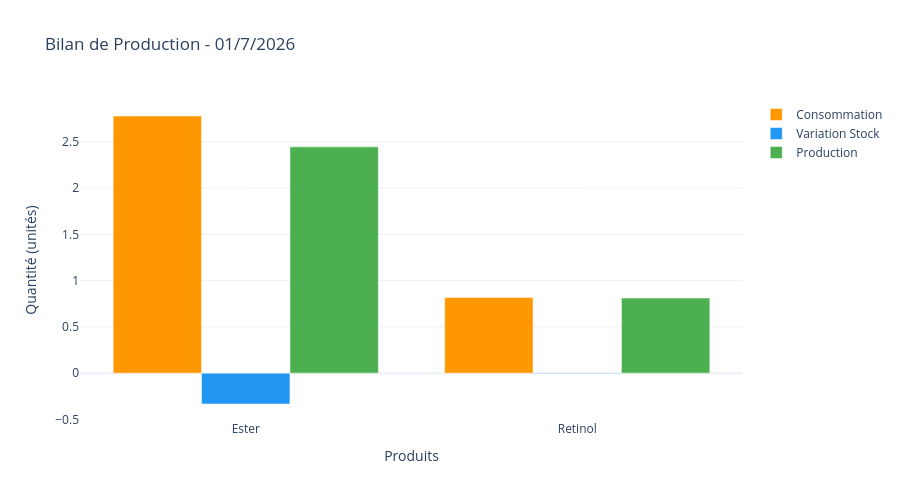

The notebook cell this image was saved under:
### Code cell
dashboard.afficher_bilan_journalier(jour=1, mois=7, annee=2026)

### Figure 1 — Plotly figure (JSON) as saved in the notebook; plotly's stock layout.template omitted (floating-point values rounded to 4 significant figures)
{"data": [{"marker": {"color": "#FF9800"}, "name": "Consommation", "type": "bar", "x": ["Ester", "Retinol"], "y": [2.781, 0.8191]}, {"marker": {"color": "#2196F3"}, "name": "Variation Stock", "type": "bar", "x": ["Ester", "Retinol"], "y": [-0.3337, -0.006836]}, {"marker": {"color": "#4CAF50"}, "name": "Production", "type": "bar", "x": ["Ester", "Retinol"], "y": [2.447, 0.8122]}], "layout": {"barmode": "group", "height": 500, "hovermode": "x unified", "title": {"text": "Bilan de Production - 01/7/2026"}, "xaxis": {"title": {"text": "Produits"}}, "yaxis": {"title": {"text": "Quantité (unités)"}}}}
